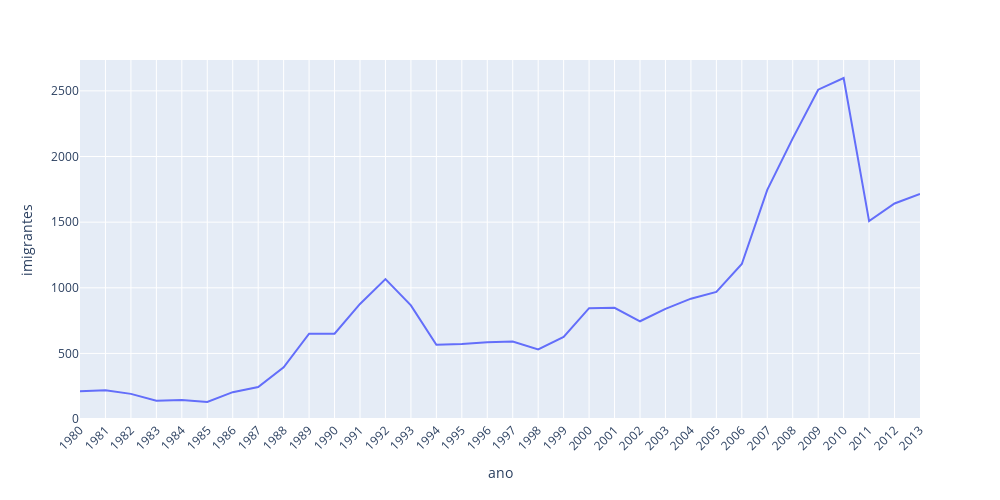

Notebook cell for this chart:
### Markdown cell above
Vamos melhorar a visualização, diminuindo o tamanho do gráfico e rotacionando o rótulo do eixo X.

### Code cell
fig = px.line(dados_brasil, x='ano', y='imigrantes')
fig.update_layout(width=1000, height=500, 
                  xaxis={'tickangle':-45})
fig.show()

### Figure 1 — Plotly figure (JSON) as saved in the notebook; plotly's stock layout.template omitted (floating-point values rounded to 4 significant figures)
{"data": [{"hovertemplate": "ano=%{x}<br>imigrantes=%{y}<extra></extra>", "legendgroup": "", "line": {"color": "#636efa", "dash": "solid"}, "marker": {"symbol": "circle"}, "mode": "lines", "name": "", "orientation": "v", "showlegend": false, "type": "scatter", "x": ["1980", "1981", "1982", "1983", "1984", "1985", "1986", "1987", "1988", "1989", "1990", "1991", "1992", "1993", "1994", "1995", "1996", "1997", "1998", "1999", "2000", "2001", "2002", "2003", "2004", "2005", "2006", "2007", "2008", "2009", "2010", "2011", "2012", "2013"], "xaxis": "x", "y": [211, 220, 192, 139, 145, 130, 205, 244, 394, 650, 650, 877, 1066, 866, 566, 572, 586, 591, 531, 626, 845, 847, 745, 839, 917, 969, 1181, 1746, 2138, 2509, 2598, 1508, 1642, 1714], "yaxis": "y"}], "layout": {"height": 500, "legend": {"tracegroupgap": 0}, "margin": {"t": 60}, "width": 1000, "xaxis": {"anchor": "y", "domain": [0, 1], "tickangle": -45, "title": {"text": "ano"}}, "yaxis": {"anchor": "x", "domain": [0, 1], "title": {"text": "imigrantes"}}}}
